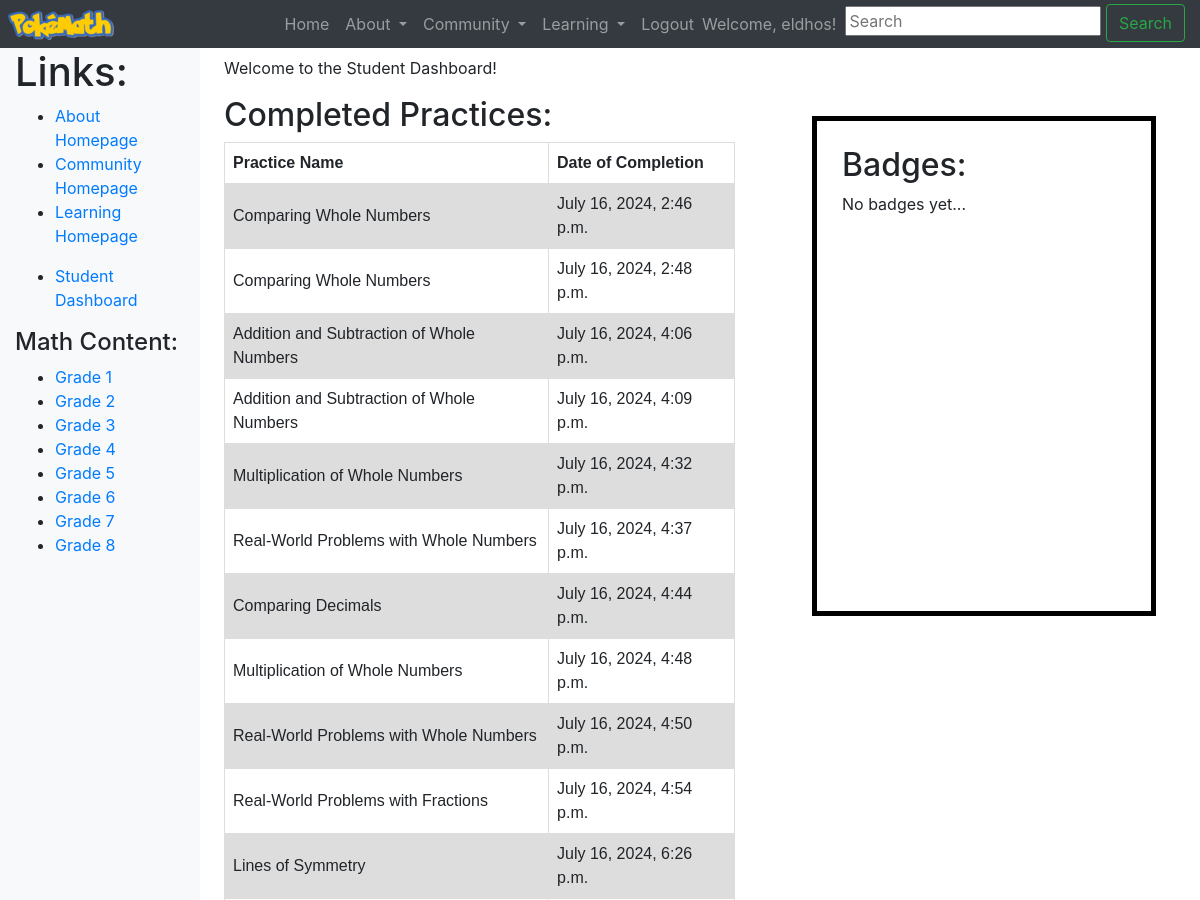
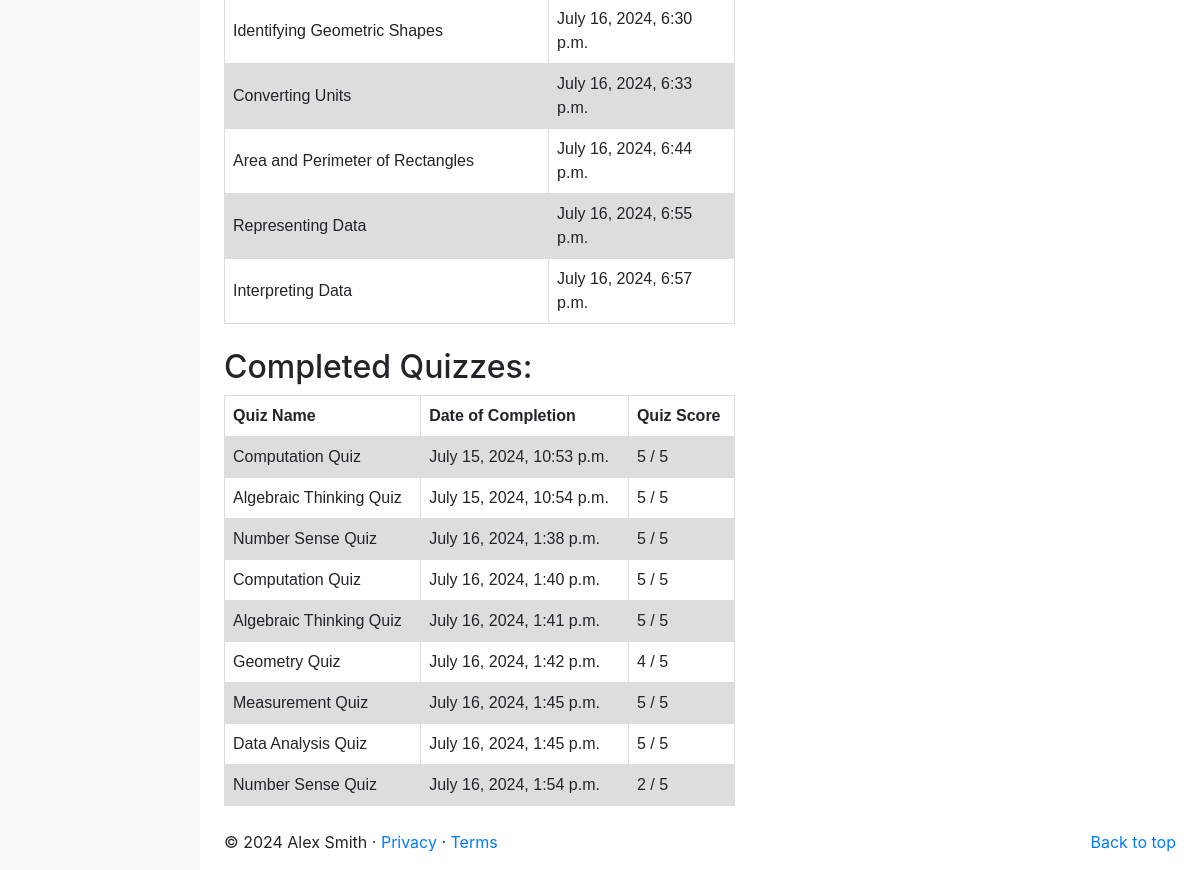
/learning/students/dashboard (signed in), run on the app's committed database (2 pictures, top to bottom).
### learning/models.py (models this page shows, shortened)
class CompletedPractice(models.Model):
    student = models.ForeignKey(User, on_delete=models.CASCADE)
    practice = models.ForeignKey(Practice, on_delete=models.CASCADE)
    date_completed = models.DateTimeField(default=timezone.now)

class Practice (models.Model):
    title = models.CharField(max_length = 100)
    description = models.TextField()
    slug = models.SlugField(default='', unique=True)

class CompletedQuiz(models.Model):
    student = models.ForeignKey(User, on_delete=models.CASCADE)
    quiz = models.ForeignKey(Quiz, on_delete=models.CASCADE)
    score = models.IntegerField(default=0)
    date_completed = models.DateTimeField(default=timezone.now)
    class Meta:
        verbose_name_plural = "Completed quizzes"

class Quiz(models.Model):
    title = models.CharField(max_length = 100)
    description = models.TextField()
    correct_answers = models.JSONField(default=dict)
    slug = models.SlugField(default='', unique=True)
    class Meta:
        verbose_name_plural = "Quizzes"

### learning/views.py (the view)
# urls.py: path('students/dashboard', views.student_dashboard, name='student_dashboard'),
@login_required
def student_dashboard(request):
    if not request.user.profile.is_student:
        return HttpResponse("You do not have permission to view this page.")
    completed_practices = CompletedPractice.objects.filter(student=request.user)
    completed_quizzes = CompletedQuiz.objects.filter(student=request.user)
    context = {
        'completed_practices': completed_practices,
        'completed_quizzes': completed_quizzes,
    }
    return render(request, 'learning/student_dashboard.html', context)

### templates/learning/student_dashboard.html (shortened to what this page needs)
{% extends 'learning/base.html' %}
{% block body_block %}
<header>
    <h1>Student Dashboard</h1>
</header>
<p>Welcome to the Student Dashboard!</p>
<div class="student-dashboard-container">
    <div class="assignment-container">
        <h2>Completed Practices:</h2>
        <table>
            <tr>
                <th>Practice Name</th>
                <th>Date of Completion</th>
            </tr>
            {% if completed_practices %}
            {% for practice in completed_practices %}
            <tr>
                <td>{{ practice.practice.title }}</td>
                <td>{{ practice.date_completed }}</td>
            </tr>
            {% endfor %}
            {% else %}
            <p>No completed practices yet...</p>
            {% endif %}
        </table> <br>
        <h2>Completed Quizzes:</h2>
        <table>
            <tr>
                <th>Quiz Name</th>
                <th>Date of Completion</th>
                <th>Quiz Score</th>
            </tr>
            {% if completed_quizzes %}
            {% for quiz in completed_quizzes %}
            <tr>
                <td>{{ quiz.quiz.title }}</td>
                <td>{{ quiz.date_completed }}</td>
                <td>{{ quiz.score }} / 5</td>
            </tr>
            {% endfor %}
            {% else %}
            <p>No completed quizzes yet...</p>
            {% endif %}
        </table> <br>
    </div>
    <div class="badge-container">
        <h2>Badges:</h2>
        {% if completed_badges %}
        <ul>
            {% for badge in completed_badges %}
            <li>{{ badge.badge.title }} - completed on {{ badge.date_completed }}</li>
            {% endfor %}
        </ul>
        {% else %}
        <p>No badges yet...</p>
        {% endif %}
    </div>
</div>
{% endblock %}

### templates/learning/base.html (shortened to what this page needs)
<!DOCTYPE html>
{% load static %}
<html lang="en">
<head>
    <link href="https://getbootstrap.com/docs/4.2/dist/css/bootstrap.min.css" rel="stylesheet"
>
    <link href="https://getbootstrap.com/docs/4.2/examples/dashboard/dashboard.css" rel="stylesheet">
</head>
<body>
    <header>
        <nav class="navbar navbar-expand-md navbar-dark fixed-top bg-dark p-0">
            <a class="navbar-brand p-2" href="{% url 'index' %}"><img src="{% static 'images/logosmall.png' %}"
                    alt="PokéMath logo"></a>
            <div class="container">
                <div class="collapse navbar-collapse" id="navbarCollapse">
                    <ul class="navbar-nav ml-auto">
                        <li class="nav-item"><a class="nav-link" href="{% url 'index' %}">Home</a></li>
                        <li class="nav-item dropdown">
                            <a class="nav-link dropdown-toggle categories-link" href="#" id="navbarDropdownCategories"
                                role="button" data-toggle="dropdown" aria-haspopup="true" aria-expanded="false">
                                About
                            </a>
                        </li>
                        <li class="nav-item dropdown">
                            <a class="nav-link dropdown-toggle categories-link" href="#" id="navbarDropdownCategories"
                                role="button" data-toggle="dropdown" aria-haspopup="true" aria-expanded="false">
                                Community
                            </a>
                        </li>
                        <li class="nav-item dropdown">
                            <a class="nav-link dropdown-toggle categories-link" href="#" id="navbarDropdownCategories"
                                role="button" data-toggle="dropdown" aria-haspopup="true" aria-expanded="false">
                                Learning
                            </a>
                        </li>
                        {% if user.is_authenticated %}
                        <li class="nav-item"><a class="nav-link"
                                href="{% url 'auth_logout' %}?next={% url 'index'%}">Logout</a></li>
                        <li class="nav-item">
                            <span class="navbar-text">Welcome, {{ user.username }}!&nbsp;&nbsp;</span>
                        </li>
                        <li class="nav-item">
                            <form class="search-bar" action="" method="GET">
                                <input class="search-form" type="text" placeholder="Search" aria-label="Search"
                                    name="search-area">
                                <button class="btn btn-outline-success" type="submit">Search</button>
                            </form>
                        </li>
                        {% endif %}
                    </ul>
                </div>
            </div>
        </nav>
    </header>
    <div class="container-fluid">
        <div class="row">
            <nav class="col-md-2 d-none d-md-block bg-light sidebar">
                <div class="sidebar-sticky">
                    {% block sidebar_block %}
                    <h1>Quick Links:</h1>
                    <ul>
                        <li><a href="{% url 'about:about' %}">About Homepage</a></li>
                        <li><a href="{% url 'community:community' %}">Community Homepage</a></li>
                        <li><a href="{% url 'learning:learning_home' %}">Learning Homepage</a></li>
                    </ul>
                    {% if user.is_authenticated %}
                    {% if user.profile.is_student %}
                    <ul>
                        <li><a href="{% url 'learning:student_dashboard' %}">Student Dashboard</a></li>
                    </ul>
                    <h4>Math Content:</h4>
                    <ul>
                        <li><a href="{% url 'learning:gr1' %}">Grade 1</a></li>
                        <li><a href="{% url 'learning:gr2' %}">Grade 2</a></li>
                        <li><a href="{% url 'learning:gr3' %}">Grade 3</a></li>
                        <li><a href="{% url 'learning:gr4' %}">Grade 4</a></li>
                        <li><a href="{% url 'learning:gr5' %}">Grade 5</a></li>
                        <li><a href="{% url 'learning:gr6' %}">Grade 6</a></li>
                        <li><a href="{% url 'learning:gr7' %}">Grade 7</a></li>
                        <li><a href="{% url 'learning:gr8' %}">Grade 8</a></li>
                    </ul>
                    {% elif user.profile.is_teacher %}
                    <ul>
                        <li><a href="{% url 'learning:teacher_dashboard' %}">Teacher Dashboard</a></li>
                    </ul>
                    {% endif %}
                    {% else %}
                    <ul>
                        <li><a href="{% url 'registration_register' %}">Create an Account</a></li>
                        <li><a href="{% url 'auth_login' %}">Login to Your Account</a></li>
                    </ul>
                    {% endif %}
                    {% endblock %}
                </div>
            </nav>
            <main role="main" class="col-md-9  ml-sm-auto col-lg-10 px-4">
                {% block body_block %}{% endblock %}
                <footer>
                    <p class="float-right"><a href="#">Back to top</a></p>
                    <p>&copy; 2024 Alex Smith &middot; <a href="#">Privacy</a> &middot; <a href="#">Terms</a>
                    </p>
                </footer>
            </main>
        </div>
    </div>
</body>
</html>

### templates/learning/student_dashboard.html (style rules this page uses)
table { font-family: arial, sans-serif; border-collapse: collapse; width: 90%; }
td, th { border: 1px solid #dddddd; text-align: left; padding: 8px; }
tr:nth-child(even) { background-color: #dddddd; }
.assignment-container { flex: 2; }
.badge-container { flex: 1; border: 5px solid black; padding: 25px; margin: 20px; height: 500px; }
.student-dashboard-container { display: flex; }

### data on the page
CompletedPractice: practice "Comparing Whole Numbers", date_completed "July 16, 2024, 2:46 p.m."
CompletedPractice: practice "Comparing Whole Numbers", date_completed "July 16, 2024, 2:48 p.m."
CompletedPractice: practice "Addition and Subtraction of Whole Numbers", date_completed "July 16, 2024, 4:06 p.m."
CompletedPractice: practice "Addition and Subtraction of Whole Numbers", date_completed "July 16, 2024, 4:09 p.m."
CompletedPractice: practice "Multiplication of Whole Numbers", date_completed "July 16, 2024, 4:32 p.m."
CompletedPractice: practice "Real-World Problems with Whole Numbers", date_completed "July 16, 2024, 4:37 p.m."
CompletedPractice: practice "Comparing Decimals", date_completed "July 16, 2024, 4:44 p.m."
CompletedPractice: practice "Multiplication of Whole Numbers", date_completed "July 16, 2024, 4:48 p.m."
CompletedPractice: practice "Real-World Problems with Whole Numbers", date_completed "July 16, 2024, 4:50 p.m."
CompletedPractice: practice "Real-World Problems with Fractions", date_completed "July 16, 2024, 4:54 p.m."
CompletedPractice: practice "Lines of Symmetry", date_completed "July 16, 2024, 6:26 p.m."
CompletedPractice: practice "Identifying Geometric Shapes", date_completed "July 16, 2024, 6:30 p.m."
CompletedPractice: practice "Converting Units", date_completed "July 16, 2024, 6:33 p.m."
CompletedPractice: practice "Area and Perimeter of Rectangles", date_completed "July 16, 2024, 6:44 p.m."
CompletedPractice: practice "Representing Data", date_completed "July 16, 2024, 6:55 p.m."
CompletedPractice: practice "Interpreting Data", date_completed "July 16, 2024, 6:57 p.m."
CompletedQuiz: quiz "Computation Quiz", date_completed "July 15, 2024, 10:53 p.m.", score "5"
CompletedQuiz: quiz "Algebraic Thinking Quiz", date_completed "July 15, 2024, 10:54 p.m.", score "5"
CompletedQuiz: quiz "Number Sense Quiz", date_completed "July 16, 2024, 1:38 p.m.", score "5"
CompletedQuiz: quiz "Computation Quiz", date_completed "July 16, 2024, 1:40 p.m.", score "5"
CompletedQuiz: quiz "Algebraic Thinking Quiz", date_completed "July 16, 2024, 1:41 p.m.", score "5"
CompletedQuiz: quiz "Geometry Quiz", date_completed "July 16, 2024, 1:42 p.m.", score "4"
CompletedQuiz: quiz "Measurement Quiz", date_completed "July 16, 2024, 1:45 p.m.", score "5"
CompletedQuiz: quiz "Data Analysis Quiz", date_completed "July 16, 2024, 1:45 p.m.", score "5"
CompletedQuiz: quiz "Number Sense Quiz", date_completed "July 16, 2024, 1:54 p.m.", score "2"

### other printed values
{{ user.username }} "eldhos"
